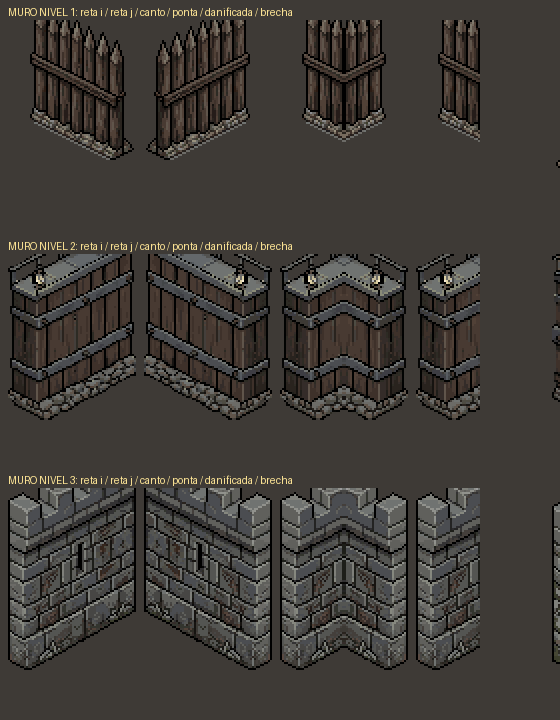
#> input picture project.godot/prototipos/camera/arte_iso/muro/_cantos.png, 560 x 720 px, given in place of muro_1_reta_i.png, which was not available
$ python muro.py _cantos.png _muros.png
#> lines starting #> are read from the running program, lines starting #| are printed output that depends on the picture; pictures that were not available may be replaced by others from this repository, and a replacement may not be noted
"""PROTÓTIPO: muro modular e portão (Prompt 12).

  python muro.py monta           -> final/muro_<nivel>_<peca>.png, final/portao_<estado>.png
  python muro.py prancha <png>   -> prancha + trecho de muro montado com o portão

Peças por nível (1 paliçada, 2 madeira reforçada, 3 pedra), 1 tile cada (quadro 64x112, o
losango do chão embaixo, âncora = centro do losango (32, 95)):
- reta_i (IA), reta_j (espelho da i: o muro é fino, a troca de luz quase não aparece),
- danificada (IA: o mesmo lote já trouxe uma com rombo),
- brecha (script: tira o meio do segmento e põe entulho do Prompt 8) = a "brecha" do roubo,
- ponta (script: meia reta, a outra metade vazia), canto (script: meia i + meia j).
"""
import sys, os
import numpy as np
from PIL import Image, ImageOps, ImageDraw

LOTE = {1: ("n1_i", 0, 3), 2: ("n2v2", 0, 3), 3: ("n3v2", 0, 2)}   # pasta, reta, danificada (v2: orientação da paliçada)
ENTULHO = "../jazidas/final/entulho_pequeno.png"
ANC = (32, 95)


def C(p, i):
    return Image.open("%s/candidatos/c%02d.png" % (p, i)).convert("RGBA")


def metade(im, lado):
    """metade do segmento ao longo do eixo i: 'N' (lado de cima-esquerda) ou 'S'."""
    a = np.array(im)
    H, W = a.shape[:2]
    xs = np.arange(W)[None, :]
    keep = xs < ANC[0] if lado == "N" else xs >= ANC[0]
    a[~np.broadcast_to(keep, (H, W))] = 0
    return Image.fromarray(a)


def brecha(im):
    a = np.array(im)
    H, W = a.shape[:2]
    xs = np.arange(W)
    a[:, (xs > ANC[0] - 10) & (xs < ANC[0] + 10)] = 0
    out = Image.fromarray(a)
    e = Image.open(ENTULHO).convert("RGBA")
    out.alpha_composite(e, (ANC[0] - e.width // 2, ANC[1] - e.height + 4))
    return out


def monta():
    os.makedirs("final", exist_ok=True)
    for n, (p, ir, idn) in LOTE.items():
        reta = C(p, ir)
        reta_j = ImageOps.mirror(reta)
        dano = C(p, idn)
        pecas = {"reta_i": reta, "reta_j": reta_j, "danificada": dano, "brecha": brecha(reta),
                 "ponta": metade(reta, "N"), "canto": None}
        # canto: o muro vem da borda NO até o centro (metade de cima-esquerda do eixo i) e vira
        # pra borda NE (metade da direita do eixo j)
        c = metade(reta_j, "S").copy(); c.alpha_composite(metade(reta, "N")); pecas["canto"] = c
        for k, im in pecas.items():
            im.save("final/muro_%d_%s.png" % (n, k))
    for k in ("portao_quebrado", "portao_1", "portao_2", "portao_3"):
        Image.open("%s.png" % k).convert("RGBA").save("final/%s.png" % k)
    print("ok")


def prancha(saida):
#> called with saida = '_muros.png'
    AM = (255, 230, 150)
    c = Image.new("RGB", (1420, 720), (62, 58, 54)); d = ImageDraw.Draw(c)
#> after `c = Image.new('RGB', (1420, 720), (62, 58, 54))`:
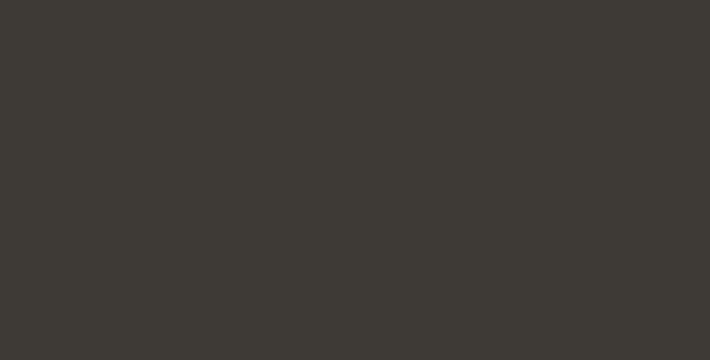
#> c: PIL image 1420x720 RGB (shown at 1/2 size); mean R, G, B 62, 58, 54
    y = 6
    for n in (1, 2, 3):
        d.text((8, y), "MURO NIVEL %d: reta i / reta j / canto / ponta / danificada / brecha" % n, fill=AM); y += 14
        for k, pc in enumerate(("reta_i", "reta_j", "canto", "ponta", "danificada", "brecha")):
            im = Image.open("final/muro_%d_%s.png" % (n, pc)).convert("RGBA"); im = im.crop((0, 20, 64, 112))
#> after `im = im.crop((0, 20, 64, 112))`:
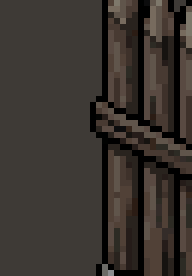
#> im: PIL image 64x92 RGBA (shown 3 times larger); mean R, G, B, A 57.6, 51.5, 46.7, 255
            im = im.resize((128, 184), Image.NEAREST)
#> im: PIL image 128x184 RGBA
            c.paste(im, (8 + k * 136, y), im)
        y += 220
    # trecho montado: 3 segmentos de cada lado do portão (nível 2), ao longo do eixo i
    d.text((840, 6), "TRECHO MONTADO (nivel 2): muro + portao + danificada + brecha", fill=AM)
    tela = lambda i: (i * 32, i * 16)
    seq = ["reta_i", "reta_i", "danificada", None, None, "reta_i", "brecha", "reta_i"]
    base = Image.new("RGBA", (460, 420))
    ox, oy = 20, 120
    for i, pc in enumerate(seq):
        if pc:
            im = Image.open("final/muro_2_%s.png" % pc).convert("RGBA"); x, y2 = tela(i)
            base.alpha_composite(im, (ox + x, oy + y2))
    g = Image.open("final/portao_2.png").convert("RGBA")
    gx, gy = tela(3)
    base.alpha_composite(g, (ox + gx - 10, oy + gy - 88))
    c.paste(base, (840, 20), base)
    # portões
    d.text((840, 450), "PORTAO: quebrado / nivel 1 / nivel 2 / nivel 3", fill=AM)
    x = 840
    for k in ("portao_quebrado", "portao_1", "portao_2", "portao_3"):
        im = Image.open("final/%s.png" % k).convert("RGBA"); im = im.crop(im.getbbox())
        c.paste(im, (x, 690 - im.height), im); x += im.width + 8
    c.save(saida)


if __name__ == "__main__":
#> (the run stopped early here; a loop or call above may not have finished)

$ run again, on project.godot/prototipos/camera/arte_iso/muro/_v2.png
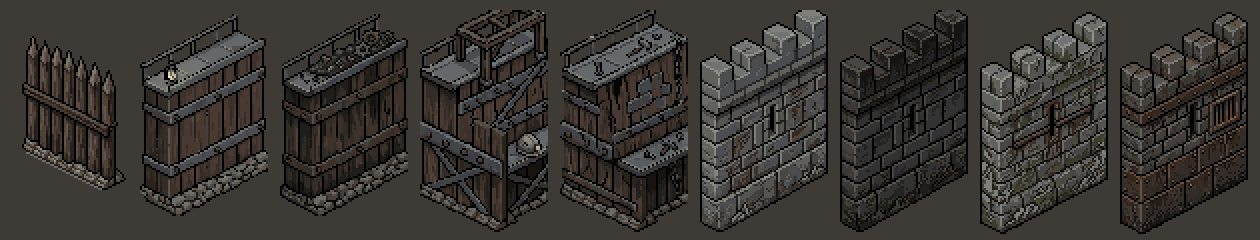
#> input picture project.godot/prototipos/camera/arte_iso/muro/_v2.png, 1260 x 240 px, given in place of muro_1_reta_i.png, which was not available
#> in prancha, im is the input picture: PIL image 1260x240 RGBA; mean R, G, B, A 57, 53.5, 49.9, 255
#> in prancha, `im = im.crop((0, 20, 64, 112))`:
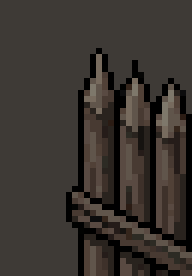
#> im: PIL image 64x92 RGBA (shown 3 times larger); mean R, G, B, A 57.5, 51.8, 47.1, 255
